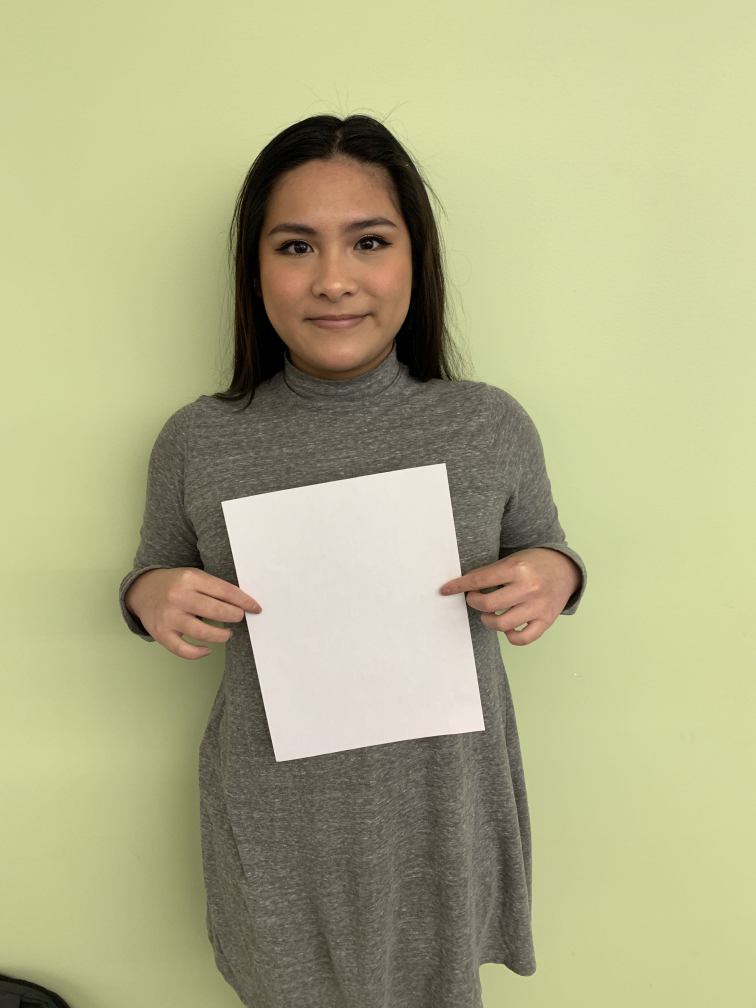
#> input picture images/julia_2.jpg, 3024 x 4032 px (shown at 1/4 size)
$ jupyter execute shape_detection.ipynb   (shell and % lines are left out)
#> lines starting #> are read from the running program, lines starting #| are printed output that depends on the picture; after the words box and inside, x2 and y2 are one past the last pixel; in counts of white or black regions, pixels touching at a corner belong together
[cell 1]
import cv2
import time
import imutils
import copy
import numpy as np
import matplotlib.pyplot as plt
from skimage import img_as_uint
from skimage.filters import roberts

[cell 2]
def detect_upper_body(img):
    img_copy = np.copy(img)
    img_copy = cv2.cvtColor(img_copy, cv2.COLOR_RGB2GRAY)
    upper_body_cascade = cv2.CascadeClassifier('descriptors/upper_mcs_body.xml')
    rectangles = upper_body_cascade.detectMultiScale(img_copy)
    rectangle_list = sorted(rectangles, key=lambda x: x[2] * x[3], reverse=True)
    x, y, w, h =  rectangle_list[0] if rectangle_list else [0,0,0,0]
    cv2.rectangle(img_copy, (x,y), (x+w,y+h),(0,255,0),2)
    image_cut = img_copy[y:y+h, x:x+w]
    plt.imshow(image_cut, cmap="gray")
    return image_cut, (x,y,w,h)

def find_contour(gray):
    gray_copy = np.copy(gray)
    lower = 80
    upper = 140
    gray_copy = cv2.GaussianBlur(gray_copy, (7, 7), 0)
    mask = cv2.inRange(gray_copy, lower, upper)
    thresh = cv2.bitwise_not(gray_copy, gray, mask=mask)
    thresh = cv2.threshold(thresh, 45, 255, cv2.THRESH_BINARY_INV + cv2.THRESH_OTSU)[1]
    thresh = cv2.erode(thresh, None, iterations=2)
    thresh = cv2.dilate(thresh, None, iterations=2)
    plt.imshow(thresh, cmap="gray")
    cnts = cv2.findContours(thresh.copy(), cv2.RETR_EXTERNAL, cv2.CHAIN_APPROX_SIMPLE)
    cnts = imutils.grab_contours(cnts)
    return cnts

# DISTANCE FORMULA (PX): distance = np.sqrt( (maxRight[0] - maxLeft[0])**2 + (maxRight[1] - maxLeft[1])**2 )
from copy import deepcopy
def contour_transform(contour, x,y):
    cnt_copy = deepcopy(contour)
    for i, c in enumerate(contour):
        for j in range(len(c)):
            cnt_copy[i][j][0][0] = c[j][0][0] + x
            cnt_copy[i][j][0][1] = c[j][0][1] + y
    return cnt_copy

def extreme_contour_points(cnt, x, y):
    maxLeft = tuple(cnt[0][cnt[0][:,:,0].argmin()][0])
    maxRight = tuple(cnt[0][cnt[0][:,:,0].argmax()][0])

    for c in cnt:
        leftmost = tuple(c[c[:,:,0].argmin()][0])
        rightmost = tuple(c[c[:,:,0].argmax()][0])
        if leftmost < maxLeft and (leftmost != (0,0) and leftmost != (0+x, 0+y)):
            maxLeft = leftmost
        if rightmost > maxRight:
            maxRight = rightmost
    print(f"Left: {maxLeft} | Right: {maxRight}")
    return maxLeft, maxRight

[cell 3]
plt.rcParams['figure.figsize'] = [14.0, 7.0]

image = cv2.imread("images/julia_2.jpg")
#> image is the input picture: shape (4032, 3024, 3); mean B, G, R 136, 174.8, 177
image_copy = np.copy(image)
image_copy = cv2.cvtColor(image_copy, cv2.COLOR_BGR2RGB)
plt.imshow(image_copy)

[cell 4]
upper_body_image, (x,y,w,h) = detect_upper_body(image_copy)
#> in detect_upper_body, `img_copy = cv2.cvtColor(img_copy, cv2.COLOR_RGB2GRAY)`:
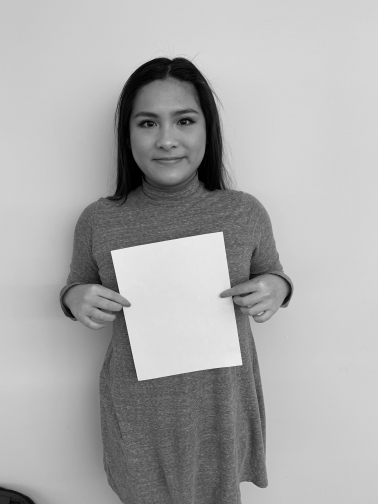
#> img_copy: shape (4032, 3024) (shown at 1/8 size); min 0, max 253, mean 171.1
#> in detect_upper_body, `rectangles = upper_body_cascade.detectMultiScale(img_copy)`: rectangles = [[1802, 2758, 394, 358], [172, 2044, 1128, 1026], [393, 337, 1898, 1725]]
#> in detect_upper_body, `rectangle_list = sorted(rectangles, key=lambda x: x[2] * x[3], reverse..`: rectangle_list = [[393, 337, 1898, 1725], [172, 2044, 1128, 1026], [1802, 2758, 394, 358]]
#> in detect_upper_body, `x, y, w, h =  rectangle_list[0] if rectangle_list else [0,0,0,0]`: x = 393; y = 337; w = 1898; h = 1725
#> x = 393; y = 337; w = 1898; h = 1725

[cell 5]
cnt = find_contour(upper_body_image)
#> in find_contour, `mask = cv2.inRange(gray_copy, lower, upper)`:
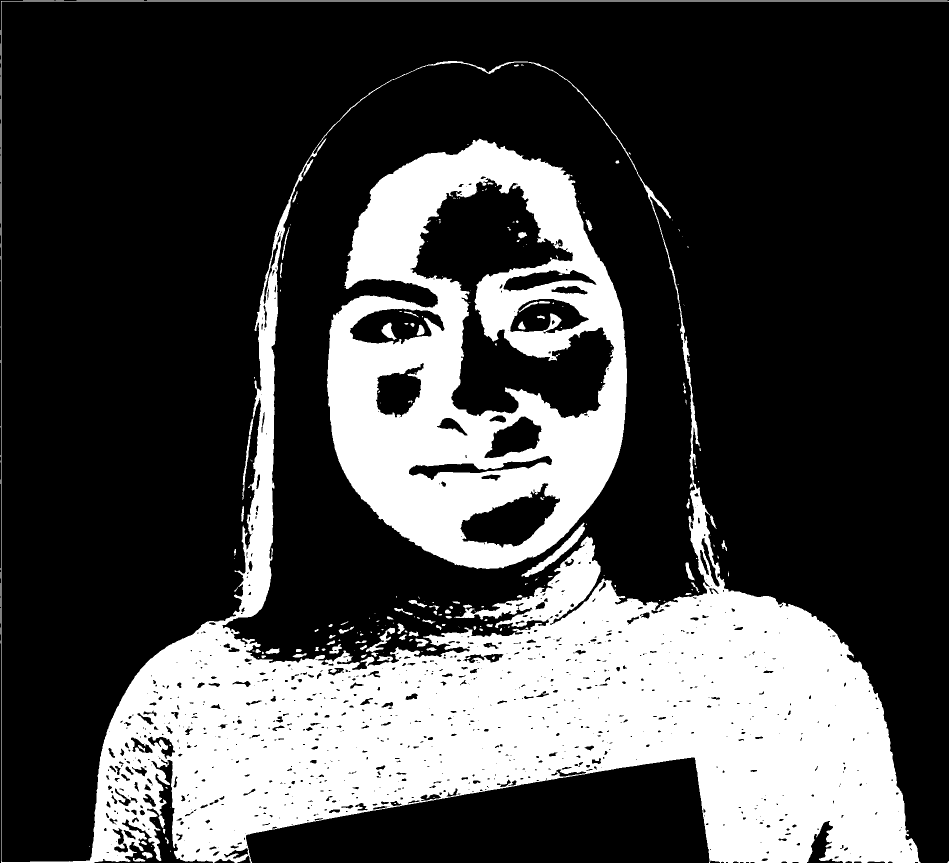
#> mask: shape (1725, 1898) (shown at 1/2 size); 27.6% white; 214 white regions (128 under 20 px), largest, box (x1, y1, x2, y2) and area: (1, 1, 1898, 1725) 628631, (654, 277, 1254, 1138) 263964, (1043, 1045, 1170, 1154) 2084
#> in find_contour, `thresh = cv2.dilate(thresh, None, iterations=2)`:
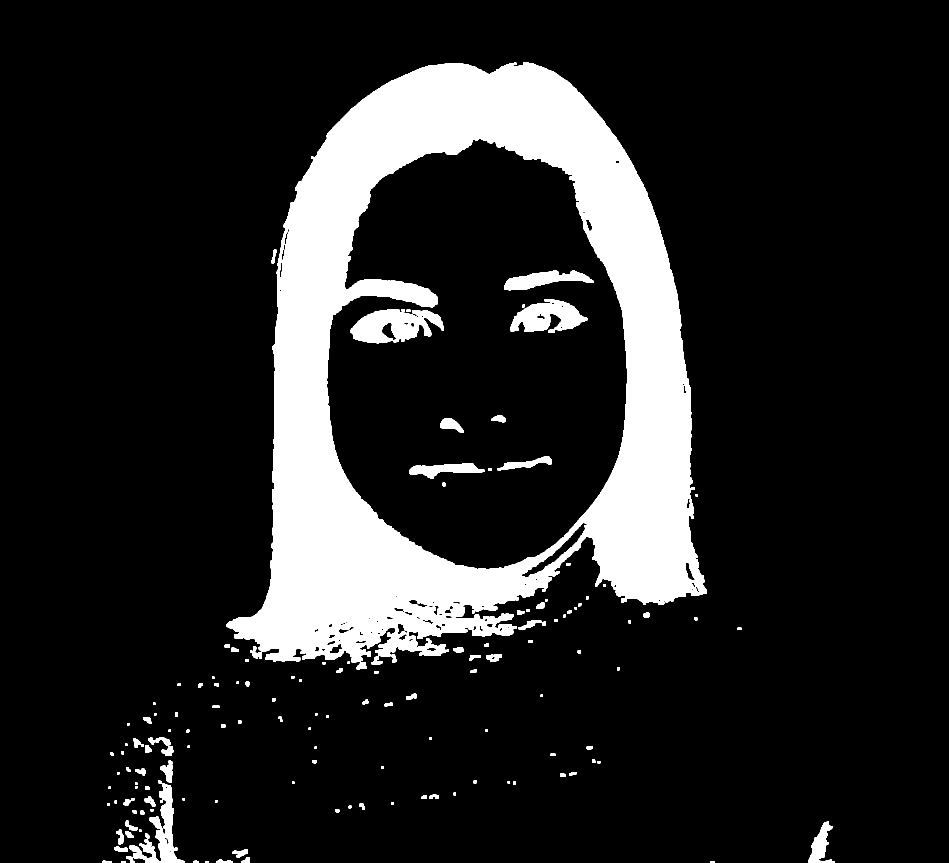
#> thresh: shape (1725, 1898) (shown at 1/2 size); 14.6% white; 151 white regions
#> in find_contour, `cnts = cv2.findContours(thresh.copy(), cv2.RETR_EXTERNAL, cv2.CHAIN_AP..`: cnts = 139 contours, 31 with area under 20; largest, box (x1, y1, x2, y2) and area: (452, 125, 1414, 1330) 833152, (252, 1561, 370, 1725) 5270, (1617, 1643, 1670, 1725) 1836, (320, 1521, 345, 1566) 556, (1037, 1241, 1083, 1260) 322
#> cnt has the same summary as cnts in find_contour

[cell 6]
_max_left, _max_right = extreme_contour_points(cnt, x, y)
#> in extreme_contour_points, `maxLeft = tuple(cnt[0][cnt[0][:,:,0].argmin()][0])`: maxLeft = (1421, 1722)
#> in extreme_contour_points, `maxRight = tuple(cnt[0][cnt[0][:,:,0].argmax()][0])`: maxRight = (1429, 1724)
#> the loop in extreme_contour_points, `for c in cnt:` made 139 passes
#> (rightmost, maxLeft) on pass 5: ((222, 1724), (205, 1722))
#| Left: (205, 1722) | Right: (1669, 1724)
_contour_lines = cv2.drawContours(upper_body_image, cnt, -1, (204, 255, 0), 3)
_contour_lines = cv2.circle(_contour_lines, _max_left, 50, (244, 66, 66), -1)
_contour_lines = cv2.circle(_contour_lines, _max_right, 50, (244, 66, 66), -1)
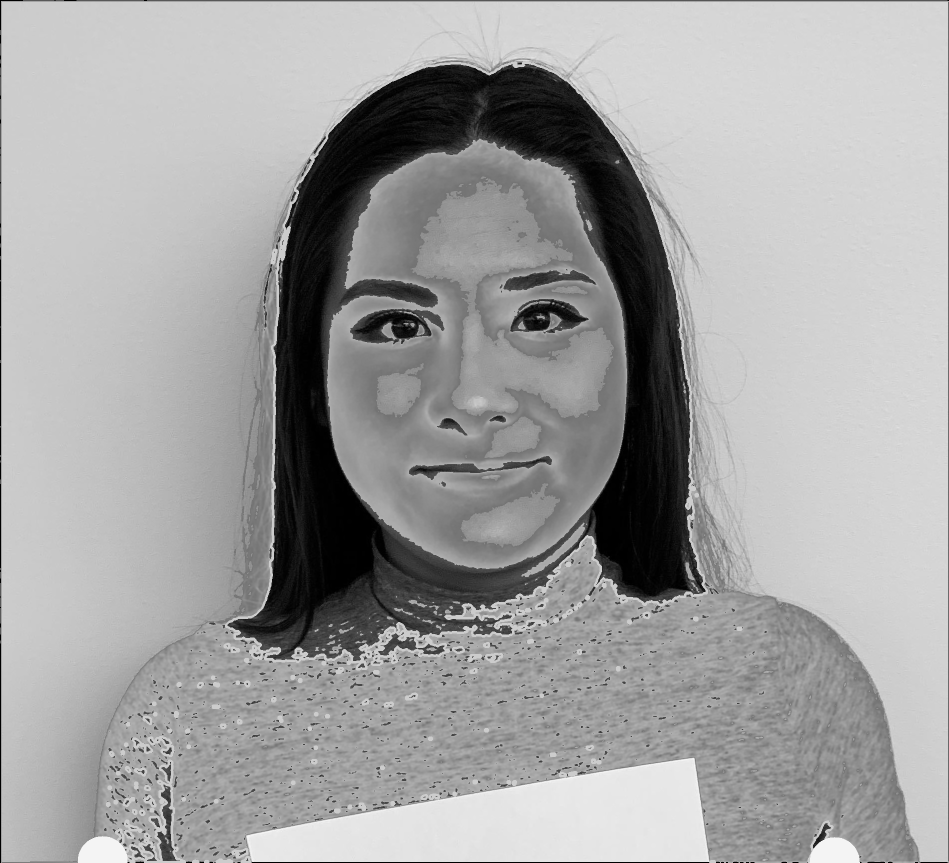
#> _contour_lines: shape (1725, 1898) (shown at 1/2 size); min 0, max 253, mean 161.3
plt.imshow(_contour_lines)

[cell 7]
transformed_contours = contour_transform(cnt, x, y)
#> in contour_transform, `cnt_copy = deepcopy(contour)`: cnt_copy has the same summary as cnts in find_contour
#> the loop in contour_transform, `for i, c in enumerate(contour):` made 139 passes
#> c on passes 1, 2, 3, 12, 19, 22, 23: [[1421, 1722], [1421, 1724], [1429, 1724], [1429, 1722]], [[410, 1722], [410, 1724], [416, 1724], [416, 1722]], [[243, 1722], [243, 1724], [250, 1724], [250, 1722]], [[278, 1659], [278, 1663], [282, 1663], [282, 1659]], [[301, 1618], [301, 1622], [306, 1622], [306, 1618]], [[214, 1606], [214, 1611], [218, 1611], [218, 1606]], [[783, 1604], [783, 1609], [787, 1609], [787, 1604]]
#> after the loop in contour_transform, `for i, c in enumerate(contour):`: cnt_copy = 139 contours, 31 with area under 20; largest, box (x1, y1, x2, y2) and area: (845, 462, 1807, 1667) 833152, (645, 1898, 763, 2062) 5270, (2010, 1980, 2063, 2062) 1836, (713, 1858, 738, 1903) 556, (1430, 1578, 1476, 1597) 322
#> transformed_contours has the same summary as cnt_copy in contour_transform
max_left, max_right = extreme_contour_points(transformed_contours, x, y)
#> the loop in extreme_contour_points (call 2), `for c in cnt:` made 139 passes
#> (rightmost, maxLeft) on pass 5: ((615, 2061), (598, 2059))
#| Left: (598, 2059) | Right: (2062, 2061)
#> max_left = (598, 2059); max_right = (2062, 2061)
contour_lines = cv2.drawContours(image_copy, transformed_contours, -1, (204, 255, 0), 3)
contour_lines = cv2.circle(contour_lines, max_left, 50, (244, 66, 66), -1)
contour_lines = cv2.circle(contour_lines, max_right, 50, (244, 66, 66), -1)
plt.imshow(contour_lines)

$ run again, with images/ajay.jpg copied over images/julia_2.jpg
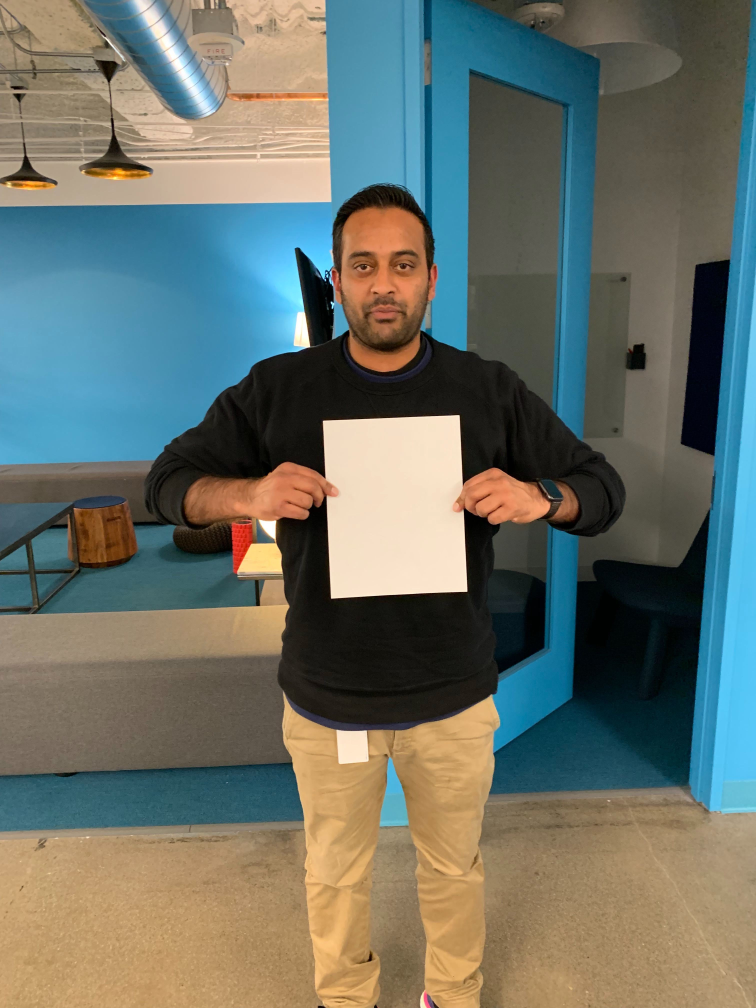
#> input picture images/ajay.jpg, 3024 x 4032 px (shown at 1/4 size)
#> image is the input picture: shape (4032, 3024, 3); mean B, G, R 104.5, 113.4, 106.9
#> rectangles = [[964, 651, 1134, 1031]]
#> in detect_upper_body, `x, y, w, h =  rectangle_list[0] if rectangle_list else [0,0,0,0]`: x = 964; y = 651; w = 1134; h = 1031
#> `upper_body_image, (x,y,w,h) = detect_upper_body(image_copy)`: x = 964; y = 651; w = 1134; h = 1031
#> in find_contour, `mask = cv2.inRange(gray_copy, lower, upper)`:
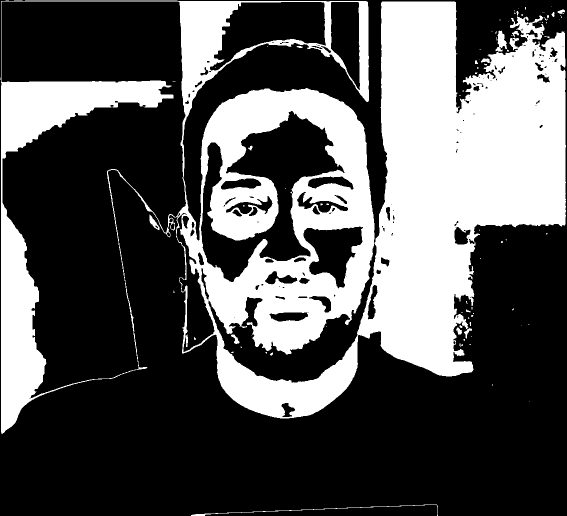
#> mask: shape (1031, 1134) (shown at 1/2 size); 33.8% white; 88 white regions (69 under 20 px), largest, box (x1, y1, x2, y2) and area: (1, 1, 1132, 868) 391976, (382, 1009, 876, 1031) 636, (991, 61, 1014, 103) 515
#> cnts = 48 contours, 5 with area under 20; largest, box (x1, y1, x2, y2) and area: (0, 340, 1134, 1031) 391844, (366, 0, 775, 479) 45214, (910, 0, 1134, 290) 20564, (422, 492, 753, 765) 19849, (616, 354, 706, 377) 1218
#> cnt has the same summary as cnts in find_contour
#> in extreme_contour_points, `maxLeft = tuple(cnt[0][cnt[0][:,:,0].argmin()][0])`: maxLeft = (924, 655)
#> in extreme_contour_points, `maxRight = tuple(cnt[0][cnt[0][:,:,0].argmax()][0])`: maxRight = (931, 661)
#> the loop in extreme_contour_points, `for c in cnt:` made 48 passes
#> (rightmost, maxLeft) on passes 3, 4, 9, 13, 16: ((614, 633), (541, 628)), ((522, 602), (485, 645)), ((409, 554), (403, 550)), ((407, 528), (396, 507)), ((355, 451), (347, 435))
#| Left: (0, 869) | Right: (1133, 1030)
#> `_contour_lines = cv2.circle(_contour_lines, _max_right, 50, (244, 66, ..`:
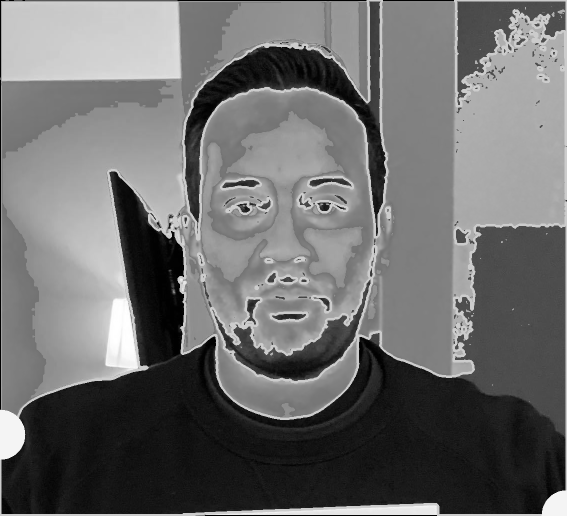
#> _contour_lines: shape (1031, 1134) (shown at 1/2 size); min 0, max 255, mean 108.8
#> in contour_transform, `cnt_copy = deepcopy(contour)`: cnt_copy has the same summary as cnts in find_contour
#> the loop in contour_transform, `for i, c in enumerate(contour):` made 48 passes
#> c on passes 2, 6, 18, 20, 22, 23, 28, 29: [[914, 648], [914, 654], [918, 654], [918, 648]], [[511, 573], [511, 577], [515, 577], [515, 573]], [[1131, 424], [1131, 429], [1133, 429], [1133, 424]], [[1131, 415], [1131, 419], [1133, 419], [1133, 415]], [[464, 412], [464, 416], [468, 416], [468, 412]], [[1131, 405], [1131, 411], [1133, 411], [1133, 405]], [[1131, 387], [1131, 397], [1133, 397], [1133, 387]], [[1131, 366], [1131, 385], [1133, 385], [1133, 366]]
#> after the loop in contour_transform, `for i, c in enumerate(contour):`: cnt_copy = 48 contours, 5 with area under 20; largest, box (x1, y1, x2, y2) and area: (964, 991, 2098, 1682) 391844, (1330, 651, 1739, 1130) 45214, (1874, 651, 2098, 941) 20564, (1386, 1143, 1717, 1416) 19849, (1580, 1005, 1670, 1028) 1218
#> transformed_contours has the same summary as cnt_copy in contour_transform
#> the loop in extreme_contour_points (call 2), `for c in cnt:` made 48 passes
#> (rightmost, maxLeft) on passes 3, 4, 9, 13, 16: ((1578, 1284), (1505, 1279)), ((1486, 1253), (1449, 1296)), ((1373, 1205), (1367, 1201)), ((1371, 1179), (1360, 1158)), ((1319, 1102), (1311, 1086))
#| Left: (964, 1520) | Right: (2097, 1681)
#> max_left = (964, 1520); max_right = (2097, 1681)
